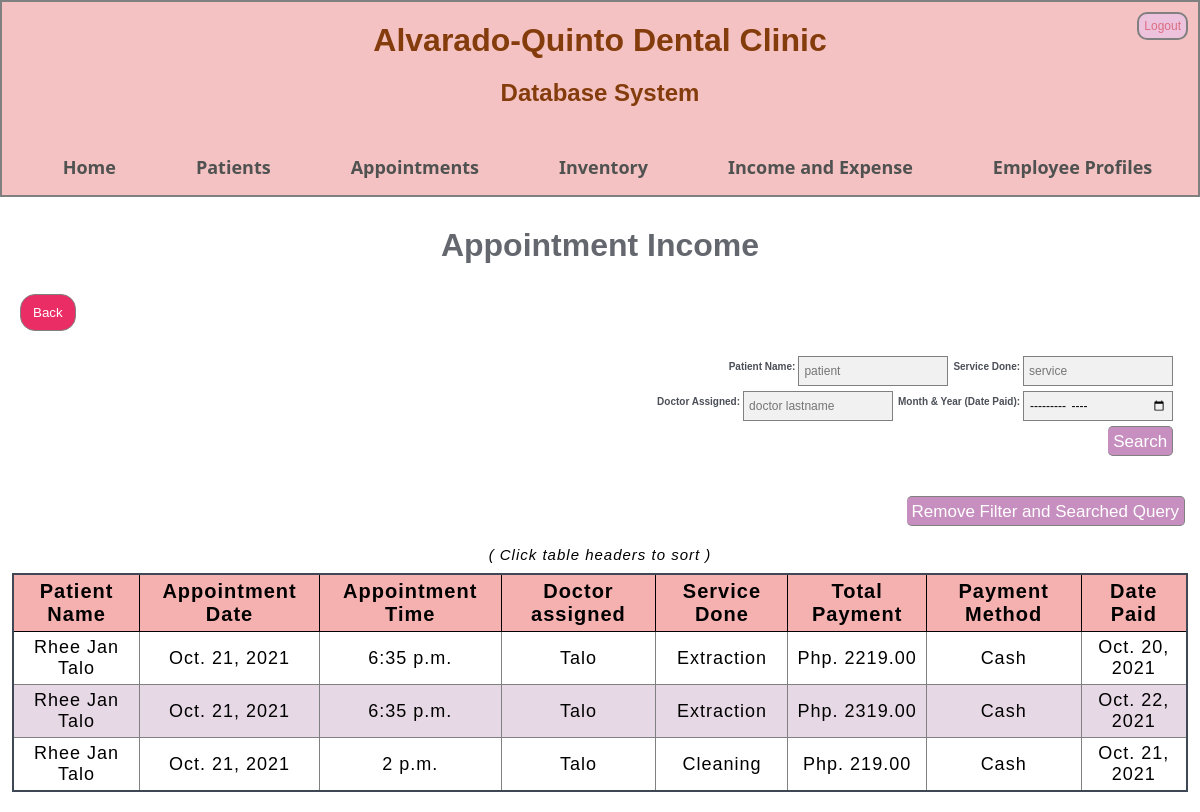
Page /view_appointment_income_filter/appointment_id on the committed database.
### profiling/models.py (models this page shows, shortened)
class payment(models.Model):
    appointment_id = models.ForeignKey(appointment_details, default = 1, on_delete= models.CASCADE)
    total_payment = models.DecimalField(max_digits = 10, decimal_places= 2)
    payment_method = models.CharField(max_length=200)
    date_paid = models.DateField(auto_now=False, auto_now_add =False)

class appointment_details(models.Model):
    appointment_type = models.CharField(max_length = 200)
    patient_id = models.ForeignKey(profile, default = 1, on_delete = models.CASCADE)
    schedule_id = models.ForeignKey(available_schedules, default = 1, on_delete = models.CASCADE)
    service_id = models.ForeignKey(available_services, default = 1, on_delete = models.CASCADE)
    complain = models.CharField(max_length = 200)
    appointment_status = models.CharField(max_length = 200, default ="Ongoing")
    payment_status = models.CharField(max_length = 200, default ="Pending")
    @property
    def get_html_url(self):
        url = reverse('editform', args=(self.id, 'appointments'))
        return f'<a class="cal_data" href="{url}"> <span style="display: block;"><b>Patient:</b> {self.patient_id.fullname}</span> <span style="display: block;"> <b>Time:</b> {self.schedule_id.time }</span> <span style="display: block;"><b>Status:</b> {self.appointment_status}</span> <br></br> </a>'
    '''
    @property
    def get_html_url(self):
        url = reverse('event_edit', args=(self.id,))
        return f'<a href="{url}"> {self.title} </a>'
    '''

class profile(models.Model):
         fullname = models.CharField(max_length = 200, null = False)
         profile_type = models.CharField(max_length = 200, null = False)
         contact_number = models.CharField(max_length = 13, validators=[MinLengthValidator(13)]) ##change to phone   ##put +63 format PhoneField(blank=False, help_text='Contact phone number')   ## ask how to validate this
         profile_fulladress = models.CharField(max_length = 200, null = False)
         bday = models.DateField(auto_now=False, auto_now_add =False) #CHANGE TO DATE {Y M D} FORMAT
         gender = models.CharField(max_length = 200, null = False)
         ecp_fullname = models.CharField(max_length = 200, null = False)
         ecp_contactnum = models.CharField(max_length = 13, validators=[MinLengthValidator(13)])#change to phone
         ecp_relationship = models.CharField(max_length = 200, null = False)
         ecp_fulladress = models.CharField(max_length = 200, null = False)
         added = models.DateField(auto_now=False, auto_now_add =True, null = False) #wala ni sa forms #TARUNGON PANI PAG INPUT HEHE
         update = models.DateField(auto_now=True, auto_now_add =False, null = False) #wala ni sa forms #TARUNGON PANI PAG INPUT HEHE

class available_schedules(models.Model):
    date = models.DateField(auto_now=False, auto_now_add =False)
    time = models.TimeField(auto_now=False, auto_now_add =False)
    doctor_lastname = models.CharField(max_length = 200)
    availability = models.BooleanField(default = True)

class available_services(models.Model):
    service_type = models.CharField(max_length = 200)
    service_fee = models.DecimalField(max_digits = 10, decimal_places = 2)
    availability = models.BooleanField(default = True)

### profiling/views.py (the view)
# urls.py: path('view_appointment_income_filter/<order>' , prof_views.view_appointment_income_filter, name='view_appointment_income_filter'),
def view_appointment_income_filter(request,order):
    payment_details = payment.objects.all().order_by(order)
    context = {'payment_details' : payment_details}
    return render(request, 'view_appointment_income_filter.html',context)

### templates/view_appointment_income_filter.html (shortened to what this page needs)
{% extends 'base.html' %}
{% block content %}
	<h1 class="page_header">Appointment Income</h1>
	<p class="patient_add_form">
		<a style="color: #ffffff" href="{% url 'income_options' %}"><button class="back_button" type="submit">Back</button></a></p>
	<form class="search_form" method = POST action ="{% url 'view_appointment_income_search' %}">
	  <div class="search_con">
		<p><label>Service Done:</label><input type='search' placeholder="service" name = 'service' aria-label ='search'></p>
		<p><label>Patient Name:</label><input type='search' placeholder="patient" name = 'name' aria-label ='search'></p>
	  </div>
	  <div class="search_con">
		<p><label>Month & Year (Date Paid):</label><input type='month' name = 'date' aria-label ='search'></p>
		<p><label>Doctor Assigned:</label><input type='search' placeholder="doctor lastname" name = 'doc' aria-label ='search'></p>
	  </div>
	  <div class="search_con">
	  	<button type='submit'>Search</button>
	  </div>
	</form>
	<div class="search_con"></div>
	<p class="search_form search_con"><a href="{% url 'view_appointment_income' %}"><button type='submit'>Remove Filter and Searched Query</button></a></p>
	{% if payment_details %}
	<div class="some_space"></div>
	<p><center class="third_messages">( Click table headers to sort )</center></p>
	<table class ='table_form'>
	<thead>
		<tr class="tr_form">
			<th class="th_form"><a style="color: #000000" href="{% url 'view_appointment_income_filter' 'appointment_id' %}">Patient Name</th>
			<th class="th_form"><a style="color: #000000" href="{% url 'view_appointment_income_filter' 'appointment_id'%}">Appointment Date</th>
			<th class="th_form"><a style="color: #000000" href="{% url 'view_appointment_income_filter' 'appointment_id'%}">Appointment Time</th>
				<th class="th_form"><a style="color: #000000" href="{% url 'view_appointment_income_filter' 'appointment_id'%}">Doctor assigned</th>
			<th class="th_form"><a style="color: #000000" href="{% url 'view_appointment_income_filter' 'appointment_id'%}">Service Done</th>
			<th class="th_form"><a style="color: #000000" href="{% url 'view_appointment_income_filter' 'total_payment'%}">Total Payment</th>
			<th class="th_form"><a style="color: #000000" href="{% url 'view_appointment_income_filter' 'payment_method'%}">Payment Method</th>
			<th class="th_form"><a style="color: #000000" href="{% url 'view_appointment_income_filter' 'date_paid'%}">Date Paid</th>
		</tr>
	</thead>
	<tbody>
		{% for things in payment_details %}
	<tr class="tr_form">
		<td class="td_form" data-label="Patient Name">{{ things.appointment_id.patient_id.fullname|title }}</td>
		<td class="td_form" data-label="Appointment Date">{{ things.appointment_id.schedule_id.date }}</td>
		<td class="td_form" data-label="Appointment Time">{{ things.appointment_id.schedule_id.time }}</td>
		<td class="td_form" data-label="Doctor assigned">{{ things.appointment_id.schedule_id.doctor_lastname|title }}</td>
		<td class="td_form" data-label="Service Done">{{ things.appointment_id.service_id.service_type|title }}</td>
		<td class="td_form" data-label="Total Payment">Php. {{ things.total_payment }}</td>
		<td class="td_form" data-label="Payment Method">{{ things.payment_method|title }}</td>
		<td class="td_form" data-label="Date Paid">{{ things.date_paid }}</td>
	</tr>
		{% endfor %}
	</tbody>
	</table>
	{% else %}
	<center class ='messages'>No Appointment income data available</center>
	{% endif %}
{% endblock %}

### static/css/styles.css (style rules this page uses)
* { margin: 0; padding: 0; font-family: sans-serif; box-sizing: border-box; }
a, a:visited { text-decoration: none; }
.page_header { color: #64686e; text-align: center; margin: 5px auto 10px auto; padding-top: 25px; }
.third_messages { color: black; font-style: italic; text-align: center; font-size: 15px; letter-spacing: 1px; margin-bottom: 5px; font-style: italic; }
.search_con label { font-size: 32px; color: red; }
.patient_add_form { border-radius: 5px; background-color: white; padding: 20px; position: relative; }
.some_space { width: 100%; height: 20px; }
.search_con { margin: 0px auto; width: 98%; justify-content: space-between; height: 35px; padding: 5px; }
.search_form { margin-right: 10px; justify-content: space-around; }
.search_form p { float: right; }
.search_form label { color: #4b4f57; margin-right: 3px; margin-left: 5px; padding-top: 10px; font-weight: bold; font-size: 10px; }
.search_form input[type="search"], input[type="month"] { float: right; padding: 5px; font-size: 12px; border: 1px solid grey; background: #f1f1f1; height: 30px; width: 150px; }
.search_form button[type="submit"] { font-size: 10px; padding: 5px; background: #c78fbf; color: white; font-size: 17px; border: 1px solid grey; border-left: none; cursor: pointer; float: right; border-radius: 0; height: 30px; margin-left: 5px; margin-bottom: 5px; border-radius: 5px; }
button { padding: 10px 12px; cursor: pointer; border: 1px solid grey; border-radius: 15px; }
.back_button { background-color: #eb2d66; color: white; }
.table_form { width: 98%; margin: 10px auto 20px auto; border-collapse: collapse; border: 2px solid #3f4754; letter-spacing: 1px; }
.th_form, .th_form2 { background-color: #f5b0b0; padding: 5px; font-weight: bold; font-size: 20px; border: 1px solid black; }
.td_form, .td_form2 { text-align: center; padding: 5px; font-size: 18px; border: 1px solid grey; }
.tr_form, .tr_form2 { background-color: white; }
.tr_form:nth-child(even), .tr_form2:nth-child(even) { background-color: #e6d8e4; }
a { color: #17a2b8; }

### rows in the picture
payment: appointment_id.patient_id.fullname "Rhee Jan Talo", appointment_id.schedule_id "Oct. 21, 2021", appointment_id.schedule_id.time "6:35 p.m.", appointment_id.schedule_id.doctor_lastname "Talo", appointment_id.service_id.service_type "Extraction", total_payment "2219.00", payment_method "Cash", date_paid "Oct. 20, 2021"
payment: appointment_id.patient_id.fullname "Rhee Jan Talo", appointment_id.schedule_id "Oct. 21, 2021", appointment_id.schedule_id.time "6:35 p.m.", appointment_id.schedule_id.doctor_lastname "Talo", appointment_id.service_id.service_type "Extraction", total_payment "2319.00", payment_method "Cash", date_paid "Oct. 22, 2021"
payment: appointment_id.patient_id.fullname "Rhee Jan Talo", appointment_id.schedule_id "Oct. 21, 2021", appointment_id.schedule_id.time "2 p.m.", appointment_id.schedule_id.doctor_lastname "Talo", appointment_id.service_id.service_type "Cleaning", total_payment "219.00", payment_method "Cash", date_paid "Oct. 21, 2021"
